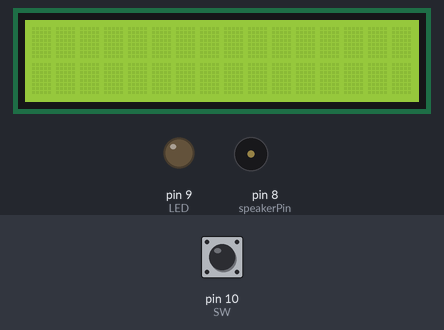
This sketch was run on a simulated Arduino Uno, built with avr-gcc and run on an emulated ATmega328P. Parts: 16×2 character LCD, output pins drawn as LEDs (lit = HIGH), buzzer (waves = sounding). The inputs (shaded band) are chosen by the test bench; at power-on: pin 10 (SW) LOW.

Above: at 1.2 s.
1.3 s: pin 10 (SW) pulled HIGH for 0.15 s
At 2.8 s:
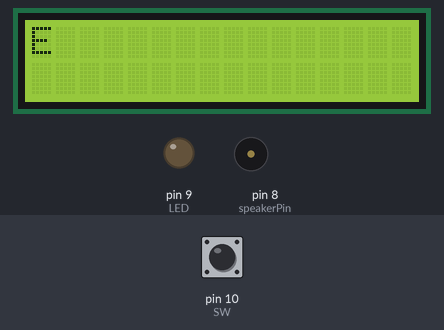
3.7 s: pin 10 (SW) pulled HIGH for 1 s
At 5.9 s:
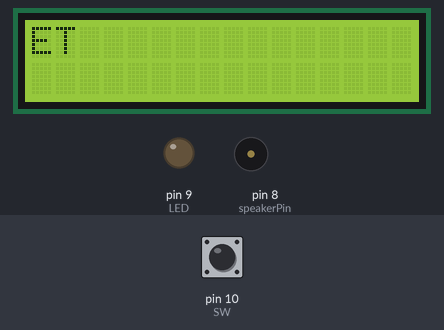
6.9 s: pin 10 (SW) pulled HIGH for 0.15 s
At 8.3 s:
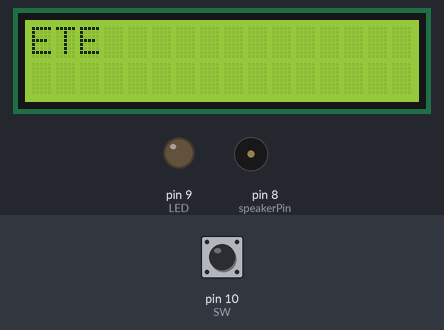
9.3 s: pin 10 (SW) pulled HIGH for 3.2 s
At 14.2 s:
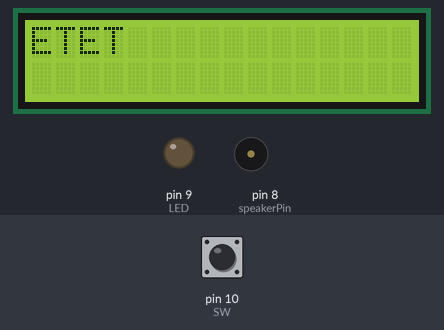
14.7 s: pin 10 (SW) pulled HIGH for 0.15 s
At 16.6 s:
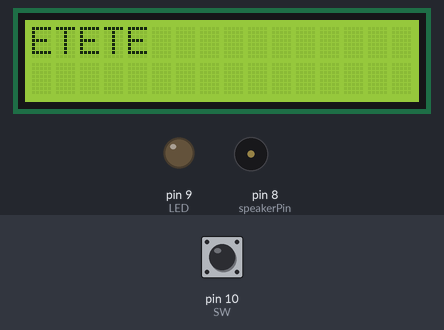
17.1 s: pin 10 (SW) pulled HIGH for 1 s
At 19.7 s:
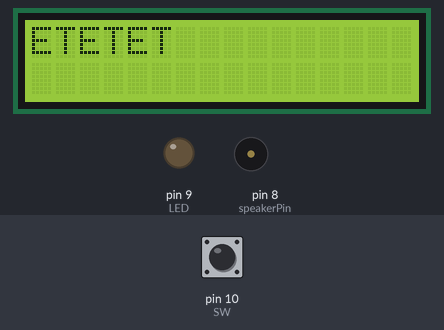
Timing chart, 0 to 21.2 s (numbered marks = the images above; inputs shaded):
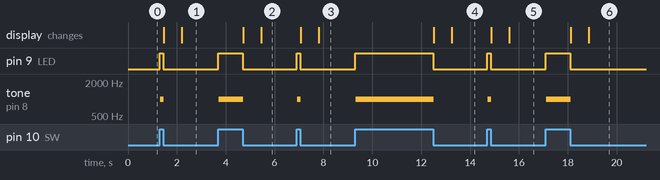

Measured:
- after the input at 1.3 s, pin 9 (LED): LOW → HIGH at once, → LOW 0.15 s later; tone on pin 8 (speakerPin): silent → 1000 Hz at once, → silent 0.15 s later; the display: first changes after 0.17 s (image 1 shows a later state)
- after the input at 3.7 s, pin 9 (LED): LOW → HIGH at once, → LOW 1.0 s later; tone on pin 8 (speakerPin): silent → 1000 Hz at once, → silent 1.0 s later; the display: first changes after 1.0 s (image 2 shows a later state)
- after the input at 6.9 s, pin 9 (LED): LOW → HIGH at once, → LOW 0.15 s later; tone on pin 8 (speakerPin): silent → 1000 Hz at once, → silent 0.15 s later; the display: first changes after 0.17 s (image 3 shows a later state)
- after the input at 9.3 s, pin 9 (LED): LOW → HIGH at once, → LOW 3.2 s later; tone on pin 8 (speakerPin): silent → 1000 Hz at once, → silent 3.2 s later; the display: first changes after 3.2 s (image 4 shows a later state)
- after the input at 14.7 s, pin 9 (LED): LOW → HIGH at once, → LOW 0.15 s later; tone on pin 8 (speakerPin): silent → 1000 Hz at once, → silent 0.15 s later; the display: first changes after 0.17 s (image 5 shows a later state)
- after the input at 17.1 s, pin 9 (LED): LOW → HIGH at once, → LOW 1.0 s later; tone on pin 8 (speakerPin): silent → 1000 Hz at once, → silent 1.0 s later; the display: first changes after 1.0 s (image 6 shows a later state)

The sketch:

sketch_dec16a.ino
```cpp
#include <LiquidCrystal.h>
#include "song.h"
const byte speakerPin=8;
  const byte SW = 10;    //按鈕位於Pin10
  const byte sw_stop=13;   //暫停按鈕位於pin13
const byte LED = 9;  //led位於Pin
bool lastState=false; //彈跳狀態
bool checked = false; // 是否已解碼
byte code[5] = {3,3,3,3,3};  // 已得摩斯密碼陣列
const byte code_table[38][5] ={  //摩斯密碼表 0=DOT 2=DASH 3=空值
  0,1,3,3,3, //A
  1,0,0,0,3, //B
  1,0,1,0,3, //C
  1,0,0,3,3, //D
  0,3,3,3,3, //E
  0,0,1,0,3, //F
  1,1,0,3,3, //G
  0,0,0,0,3, //H
  0,0,3,3,3, //I
  0,1,1,1,3, //J
  1,0,1,3,3, //K
  0,1,0,0,3, //L
  1,1,3,3,3, //M
  1,0,3,3,3, //N
  1,1,1,3,3, //O
  0,1,1,0,3, //P
  1,1,0,1,3, //Q
  0,1,0,3,3, //R
  0,0,0,3,3, //S
  1,3,3,3,3, //T
  0,0,1,3,3, //U
  0,0,0,1,3, //V
  0,1,1,3,3, //W
  1,0,0,1,3, //X
  1,0,1,1,3, //Y
  1,1,0,0,3, //Z
  0,1,1,1,1, //1
  0,0,1,1,1, //2
  0,0,0,1,1, //3
  0,0,0,0,1, //4
  0,0,0,0,0, //5
  1,0,0,0,0, //6
  1,1,0,0,0, //7
  1,1,1,0,0, //8
  1,1,1,1,0, //9
  1,1,1,1,1, //0
  1,1,1,1,3,
  0,0,1,1,3,
};
const char code_chtable[37] ={'A','B','C','D','E','F','G','H','I','J','K','L','M','N','O','P','Q','R','S','T','U','V','W','X','Y','Z','1','2','3','4','5','6','7','8','9','0',' '}; //密碼to字元轉換
char msg[16]={'0'};
char music[4][7]={"SPR","MX","SEE","E"};
byte count  = 0;  // 彈跳計數器
byte n=0,decon=0; // arrary index
double timer =0,spacetimer = 0; // 間隔時間，空白時間
LiquidCrystal lcd(12, 11, 5, 4, 3, 1);


void setup() {
  pinMode(SW,INPUT);
  pinMode(LED,OUTPUT);
  pinMode(sw_stop,INPUT);
  //Serial.begin(9600);
  lcd.begin(16,2);
}
void loop()  {
    boolean  b1 = digitalRead(SW);
    digitalWrite(LED,b1);//配合開關亮暗以便  之後光敏電阻判斷
    if (b1 != lastState){    // 判斷按鈕彈跳
        delay(20);
        boolean b2 = digitalRead(SW);
        if  (b1 == b2){
            lastState = b1;
            count ++;
            if(count==1){
              checked=true;
              tone(speakerPin,1000);
              //Serial.println(spacetimer);
            }
        }
     }
     if(count == 1){  // 計算按鈕按下的持續時間
      timer = timer + 0.01;
     }
     if(count==2){   // 完成一次按放動作
        noTone(speakerPin);
        count = 0;
        //Serial.print(timer);
        if(timer<=100 && n<5){  //持續時間小於100ms為Dot else為Dash
            code[n]=0;
            Serial.println(" Dot");
            lcd.setCursor(n,1);
            lcd.print("0");
            n++;
        }
        else if(timer>13&&n<5)
        {
            code[n]=1;
            Serial.println(" Dash");
            lcd.setCursor(n,1);
            lcd.print("1");
            n++;
        }

        timer = 0;
        spacetimer=0;
     }

     if(count == 0){  // 無動作的空白時間
          spacetimer += 0.0001;

          if(spacetimer>2.5 && checked){ //無動作一段時間後判定為單字
              //解碼
              checked=false;
              Serial.print("decode :  ");
              char ch = morse_decode();
              if(ch==0) //清空
                lcd.clear();
              else{//顯示
              msg[decon-1] = ch;
              lcd.print( ch );}
              for(int i=0;i<5;i++){  //將讀取密碼陣列回初始值
                  code[i]=3;
              }

              //解碼
              n=0;

          }
     }


     if(spacetimer>10000){  //避免spacetimer溢出
        spacetimer = 4;
     }
}

char morse_decode() //解碼function
{
      lcd.setCursor(0,1);
      lcd.print("                 ");
      lcd.setCursor(decon++,0);
      if(decon == 16)
        decon = 0;
      n=0;
      byte x;
      for(x=0;x<=37;x++){  //搜尋密碼表
        for(int y=0;y<5;y++){
          if(code[y]!=code_table[x][y])  //有不相同就跳下一個字元
            break;
          if(code[y]==code_table[x][y])  //對應密碼成功則n+1;
            n++;
        }
        if(n==5){  //假設五個密碼都對應成功及找到該字元 跳出迴圈
          if(x==36)
          {
            lcd.setCursor(0,0);
            decon = 0;
            return 0;
          }
          else if(x==37)
          {
            play_music();
            lcd.setCursor(0,0);
            decon = 0;
            return 0;
          }
          n=0;
          return code_chtable[x];
        }
        n=0;
      }
      return code_chtable[36];
}
void play_music()
{
  byte play_number=9;
  for(byte i=0;i<4;i++)
  {
    byte n=0;
    for(byte j=0;j < strlen(music[i]); j++)
    {
      if(msg[j]==music[i][j])
        n++;
    }
    if(n==strlen(music[i])){
      play_number=i;
      break;
    }
  }
  if(play_number == 0)
  {
    int length = sizeof(spring_notes);
    loop_play(500,spring_notes,spring_beats,length);
  }
  if(play_number == 1)
  {
    int length = sizeof(mx_notes);
    loop_play(600,mx_notes,mx_beats,length);
  }
  if(play_number == 2){
    int length = sizeof(t_notes);
    loop_play(600,t_notes,t_beats,length);
  }
  /*if(play_number == 3){
    int length = sizeof(e_notes);
    loop_play(700,e_notes,e_beats,length);
  }*/
}

void loop_play(int tempo, char *notes, float *beats,int length)
{
    digitalWrite(LED,HIGH);
    for (int i = 0; i < length; i++) {
        if(digitalRead(sw_stop))
          break;
        // 如果是空白的話，不撥放音樂
      if (notes[i] == ' ') {
        delay(beats[i] * tempo); // rest
      } else {
        // 呼叫 palyNote() 這個 function，將音符轉換成訊號讓蜂鳴器發聲
        playNote(speakerPin,notes[i], beats[i] * tempo);
      }
      // 每個音符之間的間隔，這邊設定的長短會有連音 or 段音的效果
      delay(tempo/10);
    }
    digitalWrite(LED,LOW);

}

void playNote(int OutputPin, char note, unsigned long duration) {
   // 音符字元與對應的頻率由兩個矩陣表示
  char names[] = { 'c', 'd', 'e', 'f', 'g', 'a', 'b', 'C' ,'D','E','F','G','B','A'};
  int tones[] = { 261, 294, 330, 349, 392, 440, 494, 523, 587, 659, 700, 786,990,882};
  // 播放音符對應的頻率
  for (byte i = 0; i < 14; i++) {
    if (names[i] == note) {
      tone(OutputPin,tones[i], duration);
  //下方的 delay() 及 noTone ()，測試過後一定要有這兩行，整體的撥放出來的東西才不會亂掉，可能是因為 Arduino 送出tone () 頻率後會馬上接著執行下個指令，不會等聲音播完，導致撥出的聲音混合而亂掉
      delay(duration);
      noTone(OutputPin);
    }
  }
}
```

Source omitted: song.h (data table, 2551 bytes)
